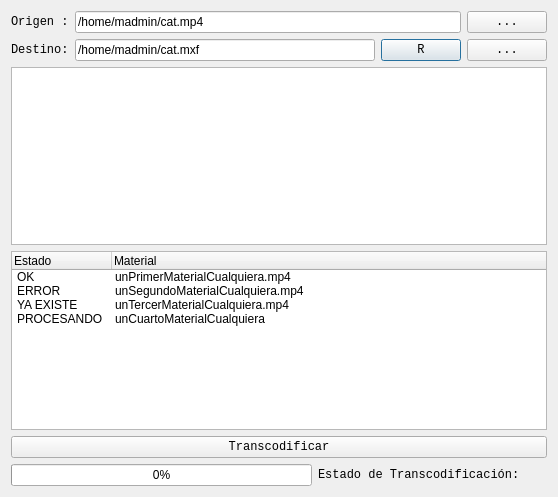
<?xml version="1.0" encoding="UTF-8"?>
<ui version="4.0">
 <class>Dialog</class>
 <widget class="QDialog" name="Dialog">
  <property name="geometry">
   <rect>
    <x>0</x>
    <y>0</y>
    <width>558</width>
    <height>497</height>
   </rect>
  </property>
  <property name="windowTitle">
   <string>Transcoder Mesa</string>
  </property>
  <layout class="QGridLayout" name="gridLayout">
   <item row="9" column="1" colspan="2">
    <layout class="QHBoxLayout" name="horizontalLayout_7">
     <item>
      <widget class="QProgressBar" name="progressBar">
       <property name="maximum">
        <number>100</number>
       </property>
       <property name="value">
        <number>0</number>
       </property>
       <property name="alignment">
        <set>Qt::AlignCenter</set>
       </property>
      </widget>
     </item>
     <item>
      <widget class="QLabel" name="labelEstadoDeTranscodificacion">
       <property name="font">
        <font>
         <family>Monospace</family>
        </font>
       </property>
       <property name="text">
        <string>Estado de Transcodificación: </string>
       </property>
      </widget>
     </item>
     <item>
      <spacer name="horizontalSpacer_3">
       <property name="orientation">
        <enum>Qt::Horizontal</enum>
       </property>
       <property name="sizeType">
        <enum>QSizePolicy::Fixed</enum>
       </property>
       <property name="sizeHint" stdset="0">
        <size>
         <width>20</width>
         <height>20</height>
        </size>
       </property>
      </spacer>
     </item>
    </layout>
   </item>
   <item row="1" column="1" colspan="2">
    <layout class="QHBoxLayout" name="horizontalLayout_5">
     <item>
      <layout class="QHBoxLayout" name="horizontalLayout_2">
       <item>
        <widget class="QLabel" name="labelDestino">
         <property name="font">
          <font>
           <family>Monospace</family>
          </font>
         </property>
         <property name="text">
          <string>Destino:</string>
         </property>
         <property name="buddy">
          <cstring>textBoxRutaDeDestino</cstring>
         </property>
        </widget>
       </item>
      </layout>
     </item>
     <item>
      <widget class="QLineEdit" name="textBoxRutaDeDestino">
       <property name="enabled">
        <bool>true</bool>
       </property>
       <property name="text">
        <string>/home/madmin/cat.mxf</string>
       </property>
       <property name="readOnly">
        <bool>false</bool>
       </property>
      </widget>
     </item>
     <item>
      <widget class="QPushButton" name="pushButton_3">
       <property name="font">
        <font>
         <family>Monospace</family>
        </font>
       </property>
       <property name="text">
        <string>R</string>
       </property>
      </widget>
     </item>
     <item>
      <widget class="QPushButton" name="botonDeSeleccionDeDestino">
       <property name="font">
        <font>
         <family>Monospace</family>
        </font>
       </property>
       <property name="text">
        <string>...</string>
       </property>
      </widget>
     </item>
    </layout>
   </item>
   <item row="0" column="1" colspan="2">
    <layout class="QHBoxLayout" name="horizontalLayout_4">
     <item>
      <layout class="QHBoxLayout" name="horizontalLayout">
       <item>
        <widget class="QLabel" name="labelOrigen">
         <property name="font">
          <font>
           <family>Monospace</family>
          </font>
         </property>
         <property name="text">
          <string>Origen :</string>
         </property>
         <property name="buddy">
          <cstring>textBoxRutaDeOrigen</cstring>
         </property>
        </widget>
       </item>
       <item>
        <widget class="QLineEdit" name="textBoxRutaDeOrigen">
         <property name="text">
          <string>/home/madmin/cat.mp4</string>
         </property>
        </widget>
       </item>
      </layout>
     </item>
     <item>
      <widget class="QPushButton" name="botonDeSeleccionDeOrigen">
       <property name="font">
        <font>
         <family>Monospace</family>
        </font>
       </property>
       <property name="text">
        <string>...</string>
       </property>
      </widget>
     </item>
    </layout>
   </item>
   <item row="6" column="1" rowspan="2" colspan="2">
    <widget class="QPushButton" name="botonDeComenzar">
     <property name="sizePolicy">
      <sizepolicy hsizetype="Expanding" vsizetype="Fixed">
       <horstretch>0</horstretch>
       <verstretch>0</verstretch>
      </sizepolicy>
     </property>
     <property name="font">
      <font>
       <family>Monospace</family>
      </font>
     </property>
     <property name="layoutDirection">
      <enum>Qt::LeftToRight</enum>
     </property>
     <property name="text">
      <string>Transcodificar</string>
     </property>
    </widget>
   </item>
   <item row="4" column="1" colspan="2">
    <widget class="QTextEdit" name="textEdit"/>
   </item>
   <item row="5" column="1" colspan="2">
    <widget class="QTreeWidget" name="treeWidget">
     <property name="styleSheet">
      <string notr="true"/>
     </property>
     <property name="indentation">
      <number>2</number>
     </property>
     <property name="animated">
      <bool>true</bool>
     </property>
     <property name="allColumnsShowFocus">
      <bool>false</bool>
     </property>
     <column>
      <property name="text">
       <string>Estado</string>
      </property>
     </column>
     <column>
      <property name="text">
       <string>Material</string>
      </property>
     </column>
     <item>
      <property name="text">
       <string>OK</string>
      </property>
      <property name="text">
       <string>unPrimerMaterialCualquiera.mp4</string>
      </property>
     </item>
     <item>
      <property name="text">
       <string>ERROR</string>
      </property>
      <property name="text">
       <string>unSegundoMaterialCualquiera.mp4</string>
      </property>
     </item>
     <item>
      <property name="text">
       <string>YA EXISTE</string>
      </property>
      <property name="text">
       <string>unTercerMaterialCualquiera.mp4</string>
      </property>
     </item>
     <item>
      <property name="text">
       <string>PROCESANDO</string>
      </property>
      <property name="text">
       <string>unCuartoMaterialCualquiera</string>
      </property>
     </item>
    </widget>
   </item>
  </layout>
 </widget>
 <layoutdefault spacing="6" margin="11"/>
 <resources/>
 <connections/>
</ui>
